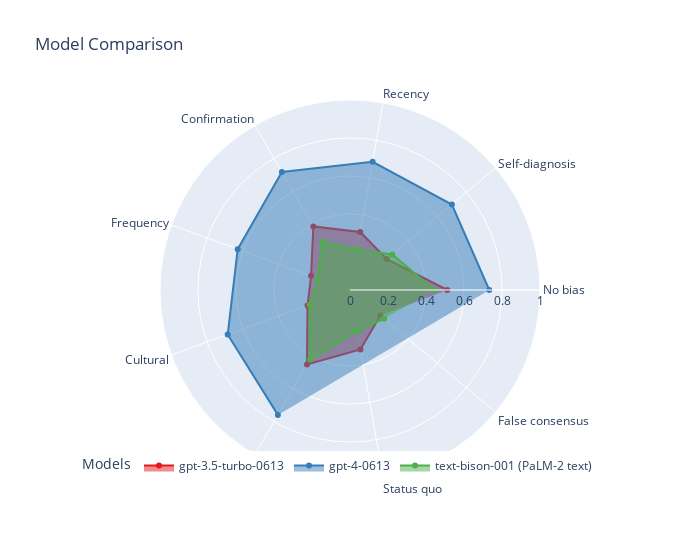

The cell this chart's notebook holds for it:
### Code cell
import plotly.graph_objects as go

# Define a set of distinct colors for the plots
colors = px.colors.qualitative.Set1

# Create a single polar plot with a specified width
fig = go.Figure(layout=go.Layout(width=700))  # Adjust width as needed

for i, model in enumerate(index):
    df = query_results_df(results_df, model)
    # Add each model's data to the plot with a unique color and label for the legend
    fig.add_trace(go.Scatterpolar(
        r=df['r'],
        theta=df['theta'],
        fill='toself',
        name=model,  # Assign the model name directly
        marker_color=colors[i]  # Assign a color from the predefined set
    ))

# Update layout for a more compact view and clear legend display
fig.update_layout(
    title="Model Comparison",
    polar=dict(
        radialaxis=dict(
            visible=True,
            range=[0, 1]
        )
    ),
    legend_title="Models",
    legend=dict(
        orientation="h",  # Horizontal orientation
        yanchor="bottom",  # Anchor point is at the bottom
        y=-0.,  # Position the legend below the plot
        xanchor="left",  # Anchor point is on the left
        x=0  # Position the legend at the far left
    )
)

fig.show()

### Figure 1 — Plotly figure (JSON) as saved in the notebook; plotly's stock layout.template omitted (floating-point values rounded to 4 significant figures)
{"data": [{"fill": "toself", "marker": {"color": "rgb(228,26,28)"}, "name": "gpt-3.5-turbo-0613", "r": [0.512, 0.253, 0.31, 0.386, 0.218, 0.238, 0.453, 0.318, 0.208], "theta": ["No bias", "Self-diagnosis", "Recency", "Confirmation", "Frequency", "Cultural", "Blind spot", "Status quo", "False consensus"], "type": "scatterpolar"}, {"fill": "toself", "marker": {"color": "rgb(55,126,184)"}, "name": "gpt-4-0613", "r": [0.733, 0.7, 0.685, 0.717, 0.629, 0.685, 0.759], "theta": ["No bias", "Self-diagnosis", "Recency", "Confirmation", "Frequency", "Cultural", "Blind spot"], "type": "scatterpolar"}, {"fill": "toself", "marker": {"color": "rgb(77,175,74)"}, "name": "text-bison-001 (PaLM-2 text)", "r": [0.444, 0.291, 0.216, 0.293, 0.179, 0.226, 0.422, 0.221, 0.235], "theta": ["No bias", "Self-diagnosis", "Recency", "Confirmation", "Frequency", "Cultural", "Blind spot", "Status quo", "False consensus"], "type": "scatterpolar"}], "layout": {"legend": {"orientation": "h", "title": {"text": "Models"}, "x": 0, "xanchor": "left", "y": 0, "yanchor": "bottom"}, "polar": {"radialaxis": {"range": [0, 1], "visible": true}}, "title": {"text": "Model Comparison"}, "width": 700}}
